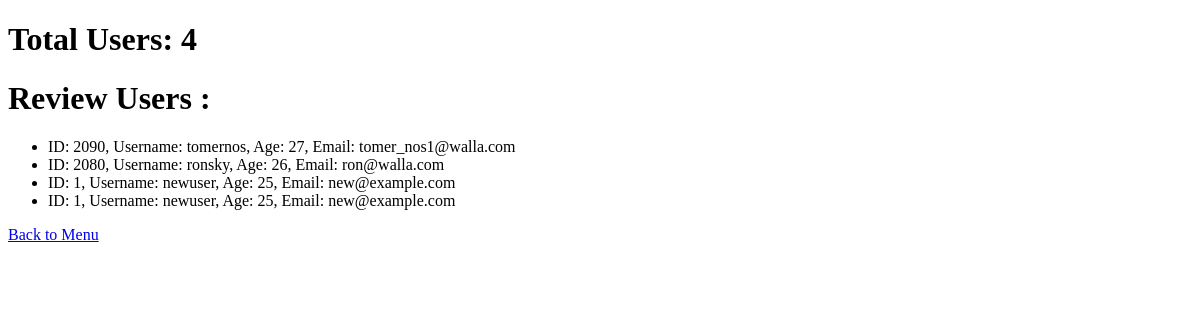
The page /review on the database as committed earlier.
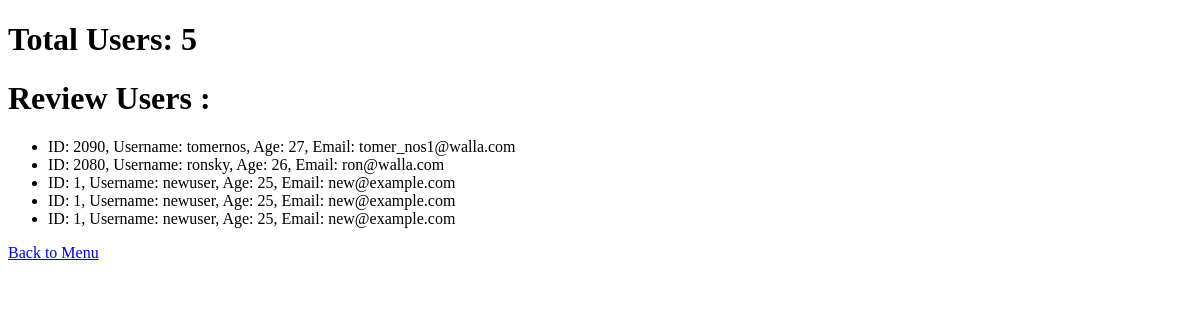
The same page on the database as committed later.
### tables this page shows
CREATE TABLE users (
        key INTEGER PRIMARY KEY,
        id INT,
        username VARCHAR(55),
        password TEXT,
        classification CHAR(1),
        age INT,
        email VARCHAR(55)
    );

### my_flask.py (the view)
@app.route('/review')
def review():
    users = review_users()
    total_users = count_users()
    return render_template('review.html', users=users, total_users=total_users)

### SQL.py (called while the page is built)
def review_users():
    conn = sql3.connect(db_path)
    cursor = conn.cursor()
    cursor.execute('SELECT * FROM users')
    rows = cursor.fetchall()
    conn.close()
    return rows

def count_users():
    conn = sql3.connect(db_path)
    cursor = conn.cursor()
    cursor.execute('SELECT COUNT(*) FROM users')
    count = cursor.fetchone()[0]
    conn.close()
    return count

### templates/review.html (shortened to what this page needs)
<!DOCTYPE html>
<html>
<head>
</head>
<body>
    <h1>Total Users: {{ total_users }}</h1>
    <h1>Review Users : </h1>
    <ul>
    {% for user in users %}
        <li>ID: {{ user[1] }}, Username: {{ user[2] }}, Age: {{ user[5] }}, Email: {{ user[6] }}</li>
    {% endfor %}
    </ul>
    <a href="/">Back to Menu</a>
</body>
</html>

Rows that differ between the two databases and show on the page:
added users: id "1", username "newuser", age "25", email "new@example.com"
Other text that changed with them:
{{ total_users }}: "4" → "5"
